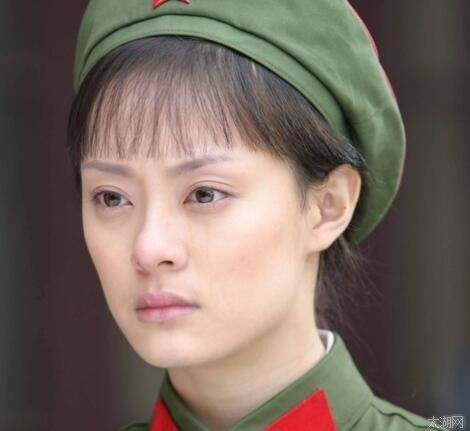
//> input picture windows/code/bin/2.jpg, 470 x 431 px
$ ./main   (built with g++ and OpenCV 4)
//> lines starting //> are read from the running program, lines starting //| are printed output that depends on the picture
#include <opencv2/core.hpp>
#include <opencv2/imgcodecs.hpp>
#include <opencv2/highgui.hpp>
#include <opencv2/imgproc.hpp>
#include <iostream>

using namespace cv;
using namespace std;

void  PrintMs(const char *text = "")
{
	static long long last = 0;
	long long cur = getTickCount();  //Opencv

	if (last == 0)
	{
		last = cur;
		return;
	}

	long long ms;
	ms = (double)(cur - last) / getTickFrequency() * 1000;  //ms

	if (*text != 0)
	{
		printf("%s = %d ms\n", text, ms);
	}

	last = getTickCount();
}


int main(int argc, char *argv[])
{
	Mat img = imread("2.jpg");
//> img is the input picture: 431 rows x 470 cols, CV_8UC3; mean B, G, R 97.1, 106.8, 120.8
	Mat rot;
	Mat fl;

	cv::rotate(img, rot, ROTATE_90_CLOCKWISE);
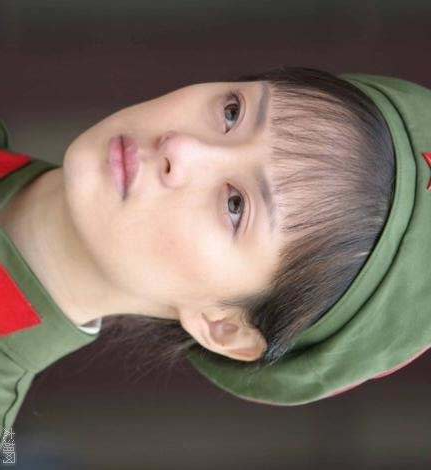
//> rot: 470 rows x 431 cols, CV_8UC3; mean B, G, R 97.1, 106.8, 120.8
	cv::flip(img, fl, 1);
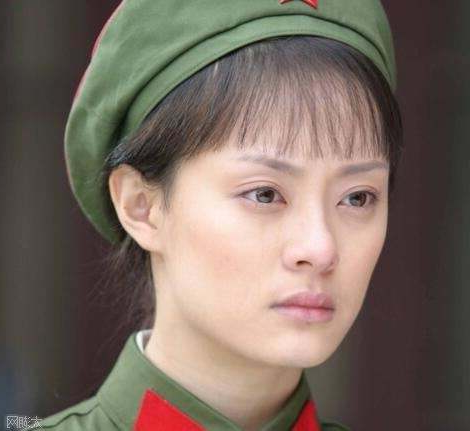
//> fl: 431 rows x 470 cols, CV_8UC3; mean B, G, R 97.1, 106.8, 120.8

	namedWindow("rotate");
	namedWindow("flip");
	namedWindow("src");

	imshow("rotate", rot);
	imshow("flip", fl);
	imshow("src", img);
	waitKey(0);
	return 0;
}

$ run again, with windows/code/bin/3.jpg copied over windows/code/bin/2.jpg
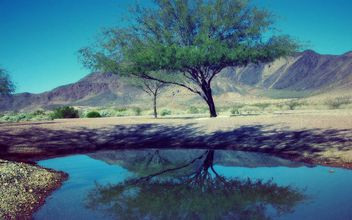
//> input picture windows/code/bin/3.jpg, 352 x 220 px
//> img is the input picture: 220 rows x 352 cols, CV_8UC3; mean B, G, R 127.4, 112, 75.3
//> `cv::rotate(img, rot, ROTATE_90_CLOCKWISE);`:
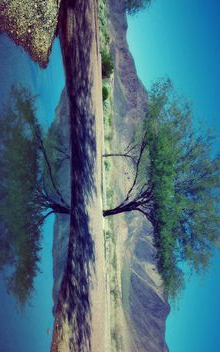
//> rot: 352 rows x 220 cols, CV_8UC3; mean B, G, R 127.4, 112, 75.3
//> `cv::flip(img, fl, 1);`:
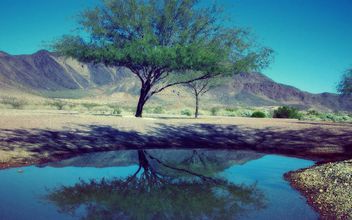
//> fl: 220 rows x 352 cols, CV_8UC3; mean B, G, R 127.4, 112, 75.3

$ run again, with windows/code/bin/1.png saved as windows/code/bin/2.jpg
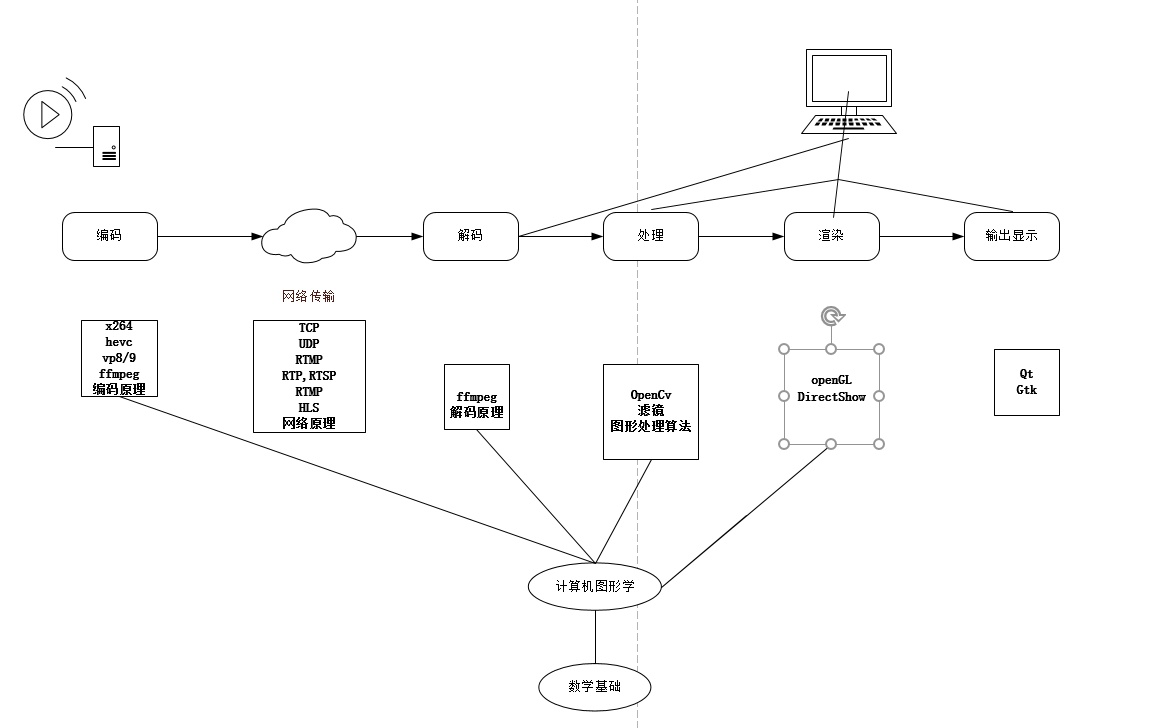
//> input picture windows/code/bin/1.png, 1164 x 728 px
//> img is the input picture: 728 rows x 1164 cols, CV_8UC3; mean B, G, R 250.9, 250.9, 250.9
//> `cv::rotate(img, rot, ROTATE_90_CLOCKWISE);`:
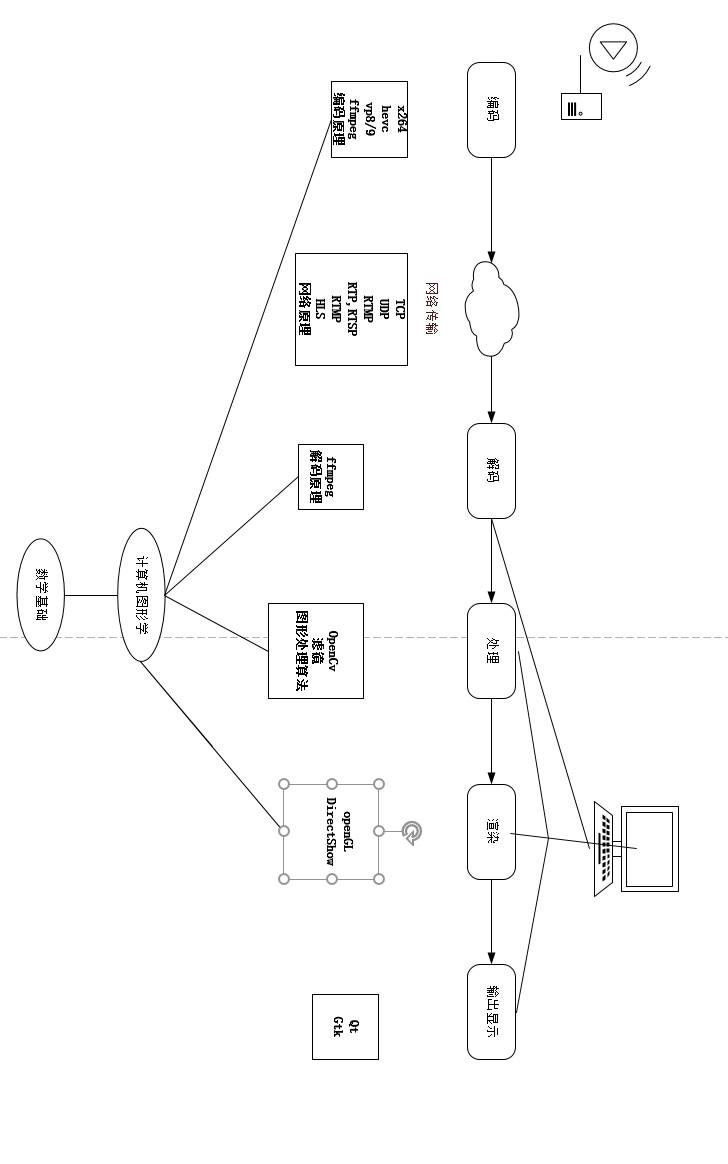
//> rot: 1164 rows x 728 cols, CV_8UC3; mean B, G, R 250.9, 250.9, 250.9
//> `cv::flip(img, fl, 1);`:
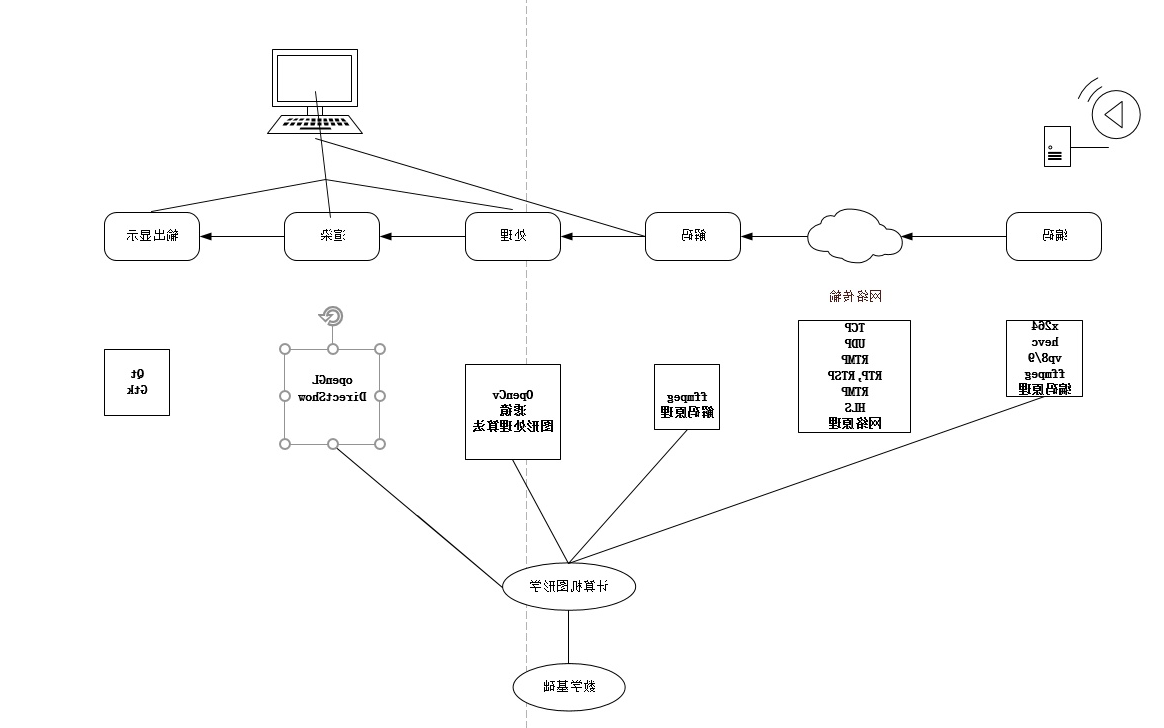
//> fl: 728 rows x 1164 cols, CV_8UC3; mean B, G, R 250.9, 250.9, 250.9
